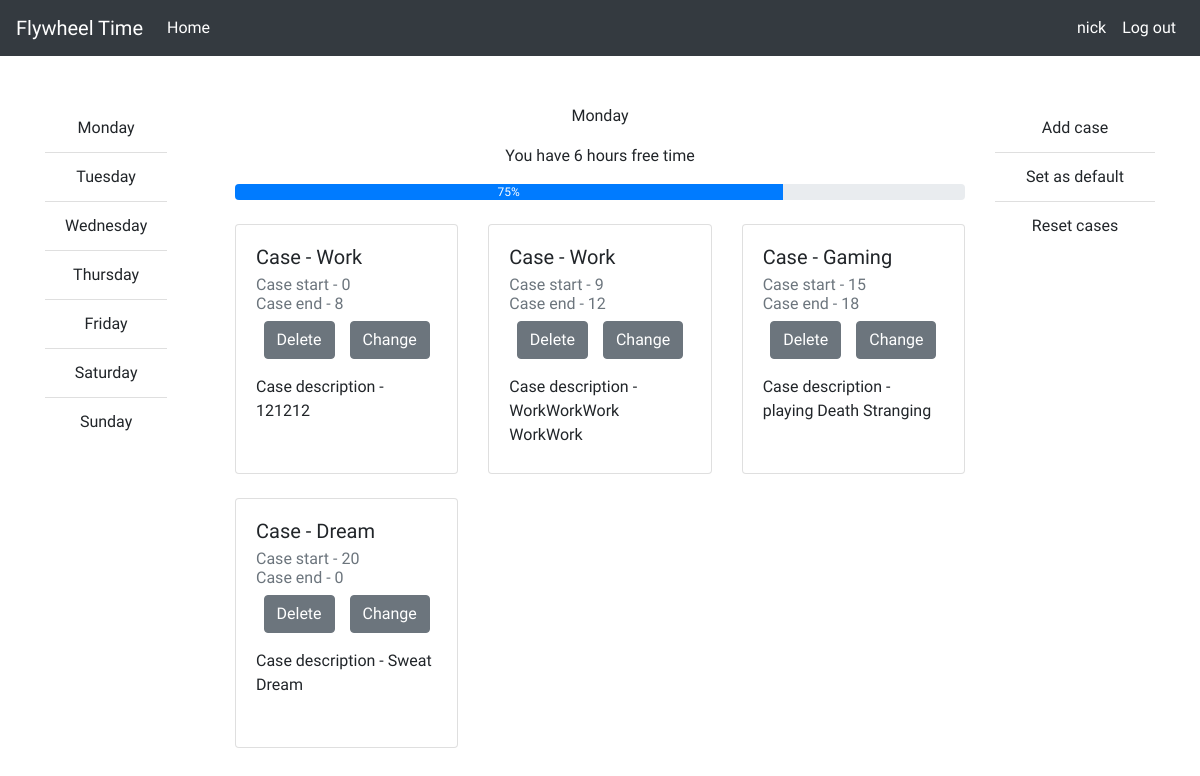
Before: /profile/ (signed in) with the older database file.
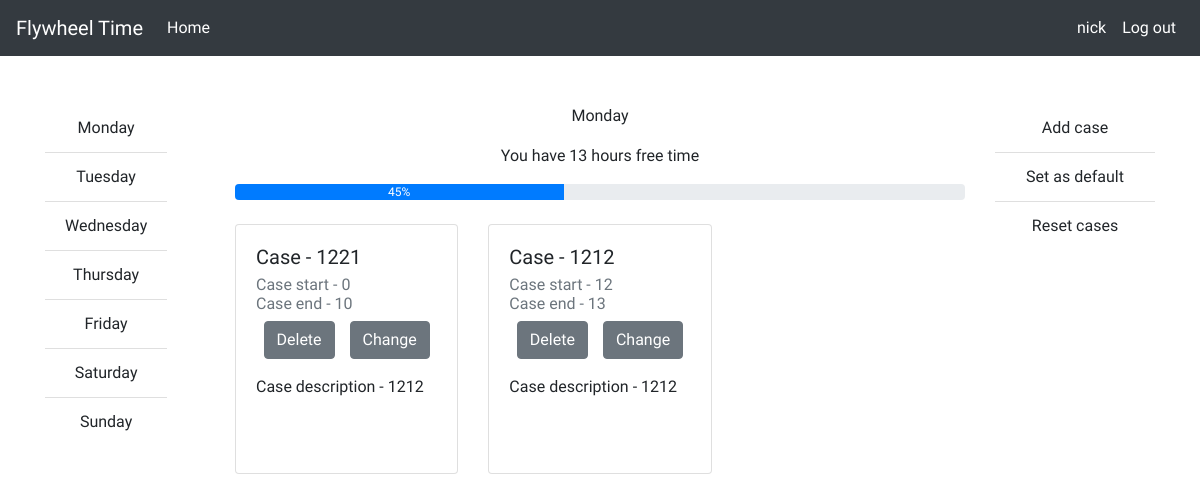
After: the same page with the newer database file.
### registration/models.py (models this page shows, shortened)
class User(models.Model):
    user_name = models.CharField(max_length=20, unique=True)
    user_password = models.CharField(max_length=20)
    user_mail = models.EmailField()
    class Meta:
        verbose_name = "Пользователи"
        verbose_name_plural = "Пользователи"

### timetable/models.py (models this page shows, shortened)
class BaseDay(models.Model):
    user = models.ForeignKey(User, on_delete=models.CASCADE)
    case_start = models.TimeField()
    case_end = models.TimeField()
    case = models.CharField(max_length=50)
    case_description = models.TextField()
    is_default = models.BooleanField()

### timetable/views.py (the view)
# urls.py: path('profile/', cal_views.profile, name="profile"),
def profile(request):
    user_tmp = User.objects.get(user_name=request.session['current_user'])
    monday_data = Monday.objects.filter(user=user_tmp.id, is_default=False)
    return render(request, "webcalendar/profile.html", context=data_generation(request,monday_data, 'Monday', 'mnd'))

### timetable/views.py (called while the page is built)
def calc_time(start, end):
    end = timedelta(hours=end.hour, minutes=end.minute)
    start = timedelta(hours=start.hour, minutes=start.minute)
    return int((end - start).seconds / 3600)

### templates/webcalendar/profile.html (shortened to what this page needs)
{% extends "base/base.html" %}
{% load static %}
{% block user %}
{% if user != "None" %}
<li class="nav-item active">
   <a class="nav-link active" href="{% url 'profile' %}">{{user}}</a>
</li>
{% endif %}
{% endblock %}
{% block logout %}
{% if user != "None" %}
<li class="nav-item active">
   <a class="nav-link active" href="{% url 'logout' %}">Log out</a>
</li>
{% endif %}
{% endblock %}
{% block content %}
<div class="container">
   <div class="row">
      <div class="d-none d-lg-flex col-lg-2 order-2 order-lg-1">
         <ul class="list-group list-group-flush text-center">
            <li class="list-group-item"><a href="{% url 'monday' %}">Monday</a></li>
            <li class="list-group-item"><a href="{% url 'tuesday' %}">Tuesday</a></li>
            <li class="list-group-item"><a href="{% url 'wednesday' %}">Wednesday</a></li>
            <li class="list-group-item"><a href="{% url 'thursday' %}">Thursday</a></li>
            <li class="list-group-item"><a href="{% url 'friday' %}">Friday</a></li>
            <li class="list-group-item"><a href="{% url 'saturday' %}">Saturday</a></li>
            <li class="list-group-item"><a href="{% url 'sunday' %}">Sunday</a></li>
         </ul>
      </div>
      <div class="col-lg-8 order-1">
         <p class="d-none d-lg-flex justify-content-lg-center">
            {{ day }}
         </p>
         <p class="text-center">
            You have {{ empty_time }} hours free time
         </p>
         <div class="progress">
            <div class="progress-bar" role="progressbar" style="width: {{ progress }}%;" aria-valuemin="0" aria-valuemax="100">{{ progress }}%</div>
         </div>
         <br>
         <div class="row">
         {% for case in cases %}
            <div  class="col-12 col-lg-4">
               <div style="height: 250px;" class="card mb-4 " style="width: 18rem;">
                  <div class="card-body">
                     <h5 class="card-title">
                        <div id="{{ case.6 }}_name">Case - {{ case.0 }}</div>
                     </h5>
                     <h6 class="card-subtitle mb-2 text-muted">
                        <div id="{{ case.6 }}_start">Case start - {{ case.3 }}</div>
                        <div id="{{ case.6 }}_end">Case end - {{ case.4 }}</div>
                     </h6>
                     <div class="d-flex justify-content-around mb-3">
                        <form method="get" action="{% url 'deletecase' %}/{{day_short}}/{{ case.5 }}/">
                           <button type="submit" class="btn btn-secondary">Delete</button>
                        </form>
                        <form method="get" action="{% url 'changecase' %}/{{day_short}}/{{ case.5 }}/">
                           <button type="submit" class="btn btn-secondary">Change</button>
                        </form>
                     </div>
                     <div>Case description - {{ case.1 }}</div>
                  </div>
               </div>
            </div>
            {% endfor %}
      </div>
   </div>
   <div class="col-12 col-lg-2 order-0 order-lg-3">
         <ul class="list-group list-group-flush text-center">
            <li class="list-group-item" onclick="showModalWin()">Add case</li>
            <li class="list-group-item"><a href="{% url 'setdefault' %}/{{day_short}}/">Set as default</li>
            <li class="list-group-item"><a href="{% url 'resettodefault' %}/{{day_short}}/">Reset cases</a></li>
         </ul>
      </div>
</div>
{% endblock %}

### templates/base/base.html (shortened to what this page needs)
<!DOCTYPE html>
{% load static %}
<html lang="en">
   <head>
      <link rel="stylesheet" href="https://cdn.jsdelivr.net/npm/bootstrap@4.5.3/dist/css/bootstrap.min.css">
      <link rel="stylesheet" href="{% static "css/styles.css" %}" />
      <link rel="stylesheet" href="{% static "css/blow_up_form.css" %}" />
   </head>
   <body>
      <nav class="navbar navbar-expand-lg navbar-dark bg-dark mb-3 mb-lg-5">
         <a class="navbar-brand" href="{% url 'index' %}">Flywheel Time</a>
         <div class="collapse navbar-collapse" id="navbarSupportedContent">
         <ul class="navbar-nav mr-auto">
            <li class="nav-item active">
               <a class="nav-link" href="{% url 'index' %}">Home </a>
            </li>
         </ul>
         <div class="form-inline my-2 my-lg-0">
            <ul class="navbar-nav mr-auto">
               {% block user %}
               {% endblock %}
               {% block logout %}
               {% endblock %}
            </ul>
         </div>
      </nav>
      {% block content %}
      {% endblock %}
   </body>
</html>

### static/css/styles.css (style rules this page uses)
* { padding: 0; margin: 0; }
body { font-family: Comfortaa; overflow-x: hidden; }
li { cursor: pointer; }
a { color: #212529; }

Changed rows visible on the page:
removed BaseDay: case "Work", case_description "121212"
removed BaseDay: case "Work", case_description "WorkWorkWork WorkWork"
removed BaseDay: case "Gaming", case_description "playing Death Stranging"
removed BaseDay: case "Dream", case_description "Sweat Dream"
added BaseDay: case "1221", case_description "1212"
added BaseDay: case "1212", case_description "1212"
Other visible differences:
{{ empty_time }}: "6" → "13"
{{ progress }}: 75 → 45 (drawn)
{{ progress }}: "75" → "45"
new list line: "Case - Case start - 0 Case end - 10 Delete Change Case description -"
new list line: "Case - Case start - 12 Case end - 13 Delete Change Case description -"
list line gone: "Case - Case start - 0 Case end - 8 Delete Change Case description -"
list line gone: "Case - Case start - 9 Case end - 12 Delete Change Case description -"
list line gone: "Case - Case start - 15 Case end - 18 Delete Change Case description -"
list line gone: "Case - Case start - 20 Case end - 0 Delete Change Case description -"
